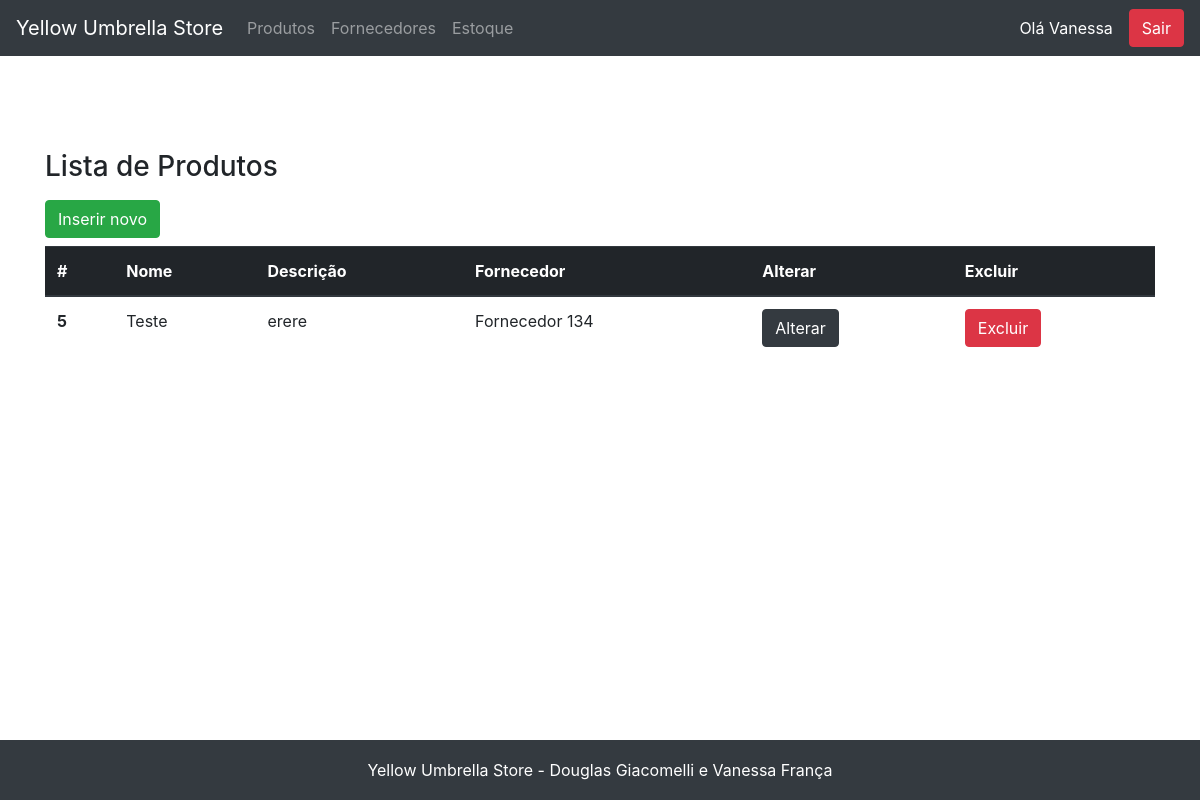
The app's page /produto/view_produtos.php (signed in), older data.
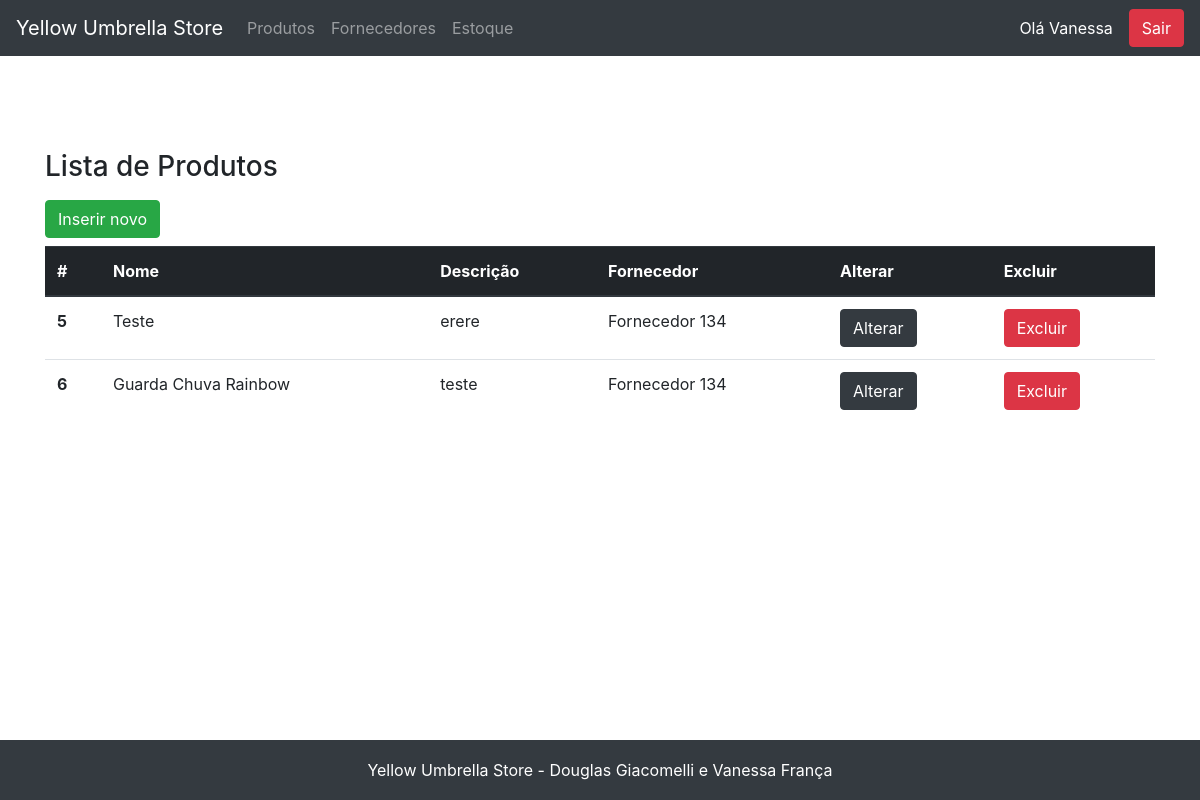
The same page, newer data.
### tables this page shows
CREATE TABLE `produto` (
  `id` int NOT NULL AUTO_INCREMENT,
  `nome` varchar(255) NOT NULL,
  `descricao` text NOT NULL,
  `foto` varchar(255) NOT NULL,
  `fornecedor_id` int NOT NULL,
  PRIMARY KEY (`id`),
  KEY `fornecedor_id` (`fornecedor_id`),
  CONSTRAINT `produto_ibfk_1` FOREIGN KEY (`fornecedor_id`) REFERENCES `fornecedor` (`id`)
);

CREATE TABLE `fornecedor` (
  `id` int NOT NULL AUTO_INCREMENT,
  `nome` varchar(255) NOT NULL,
  `descricao` text NOT NULL,
  `email` varchar(255) NOT NULL,
  `telefone` varchar(255) NOT NULL,
  PRIMARY KEY (`id`)
);

### fachada.php (called while the page is built, shortened)
<?php
include_once('model/Produto.php');
include_once('dao/mysql/MysqlDaoFactory.php');
$factory = new MysqlDaofactory();
?>

### dao/mysql/MysqlDaoFactory.php (called while the page is built, shortened)
<?php
include_once('MysqlProdutoDao.php');
class MysqlDaofactory extends DaoFactory {
    private $host = "localhost";
    private $db_name = "web2";
    private $port = "3306";
    private $username = "root";
    private $password = "v6a10fr4nc486";
    public function getConnection(){
        $this->conn = null;
        $dsn="mysql:host=" . $this->host . ";port=" . $this->port . ";dbname=" . $this->db_name;
        try{
            $this->conn = new PDO($dsn, $this->username, $this->password);
      }catch(PDOException $exception){
            echo "Connection error: " . $exception->getMessage() . "\n";
            echo "DSN = " . $dsn;
        }
        return $this->conn;
    }
    public function getProdutoDao() {
        return new MysqlProdutoDao($this->getConnection());
    }
}
?>

### dao/DAO.php (called while the page is built, shortened)
<?php
abstract class DAO {
    public function __construct($conn){
        $this->conn = $conn;
    }
}
?>

### dao/mysql/MysqlProdutoDao.php (called while the page is built, shortened)
<?php
include_once($_SERVER['DOCUMENT_ROOT'].'/yellow_umbrella/dao/DAO.php');
class MysqlProdutoDao extends DAO implements ProdutoDao {
    private $table_name = 'produto';
    public function buscaTodos() {
        $query = "SELECT
                    p.id, p.nome, p.descricao, p.foto, fornecedor_id, f.nome as fornecedor_nome
                FROM
                    " . $this->table_name ." p
                    JOIN fornecedor f on (fornecedor_id = f.id)
                    ORDER BY id ASC";
        $stmt = $this->conn->prepare( $query );
        $stmt->execute();
        $produtos = [];
        while ($row = $stmt->fetch(PDO::FETCH_ASSOC)){
            extract($row);
            $produto = new Produto($id, $nome, $descricao, $foto, $fornecedor_id, $fornecedor_nome);
            $produtos[] = $produto;
        }
        return $produtos;
    }
}
?>

### model/Produto.php (called while the page is built, shortened)
<?php
class Produto{
    private $id;
    private $nome;
    private $descricao;
    private $fornecedor_nome;
    public function __construct( $id=null, $nome, $descricao, $foto, $fornecedor_id, $fornecedor_nome=null){
        $this->id=$id;
        $this->nome=$nome;
        $this->descricao=$descricao;
        $this->fornecedor_nome=$fornecedor_nome;
    }
    public function getId() { return $this->id; }
    public function getNome() { return $this->nome; }
    public function getDescricao() { return $this->descricao; }
    public function getFornecedorNome() { return $this->fornecedor_nome; }
}
?>

### produto/view_produtos.php (the view, shortened to what this page needs)
<?php
    include "../fachada.php";
    include "../header.php";
    $dao = $factory->getProdutoDao();
    $produtos = $dao->buscaTodos();
?>
<main role="main" class="container">
    <h3 class="mb-3">Lista de Produtos</h3>
    <div class="row">
        <div class="col-12">
            <a href="view_cadastro_produto.php" class="btn btn-success mb-2">Inserir novo</a>
        </div>
        <div class="col-12">
        <table class="table">
            <thead class="thead-dark">
                <tr>
                <th scope="col">#</th>
                <th scope="col">Nome</th>
                <th scope="col">Descrição</th>
                <th scope="col">Fornecedor</th>
                <th scope="col">Alterar</th>
                <th scope="col">Excluir</th>
                </tr>
            </thead>
            <tbody>
            <?php
                if($produtos){
                    foreach($produtos as $item){
            ?>
                <tr>
                <th scope="row"><?=$item->getID()?></th>
                <td><?=$item->getNome()?></td>
                <td><?=$item->getDescricao()?></td>
                <td><?=$item->getFornecedorNome()?></td>
                <td><a href="view_editar_produto.php?id=<?=$item->getID()?>" class="btn btn-dark">Alterar</button></td>
                <td><a href="exclui_produto.php?id=<?=$item->getID()?>" id="excluiProduto" class="btn btn-danger" onclick="return confirm('Você quer mesmo remover este produto?')">Excluir</button></td>
                </tr>
            <?php
                    }
                }else{
                    echo "<td colspan=6 style='text-align:center;'>Sem registros</td>";
                }
            ?>
            </tbody>
        </table>
        </div>
    </div>
</main>
<?php include "../footer.php"; ?>

Row changes from the older to the newer data that the page shows:
added produto: id "6", nome "Guarda Chuva Rainbow", descricao "teste", fornecedor.nome "Fornecedor 134"
